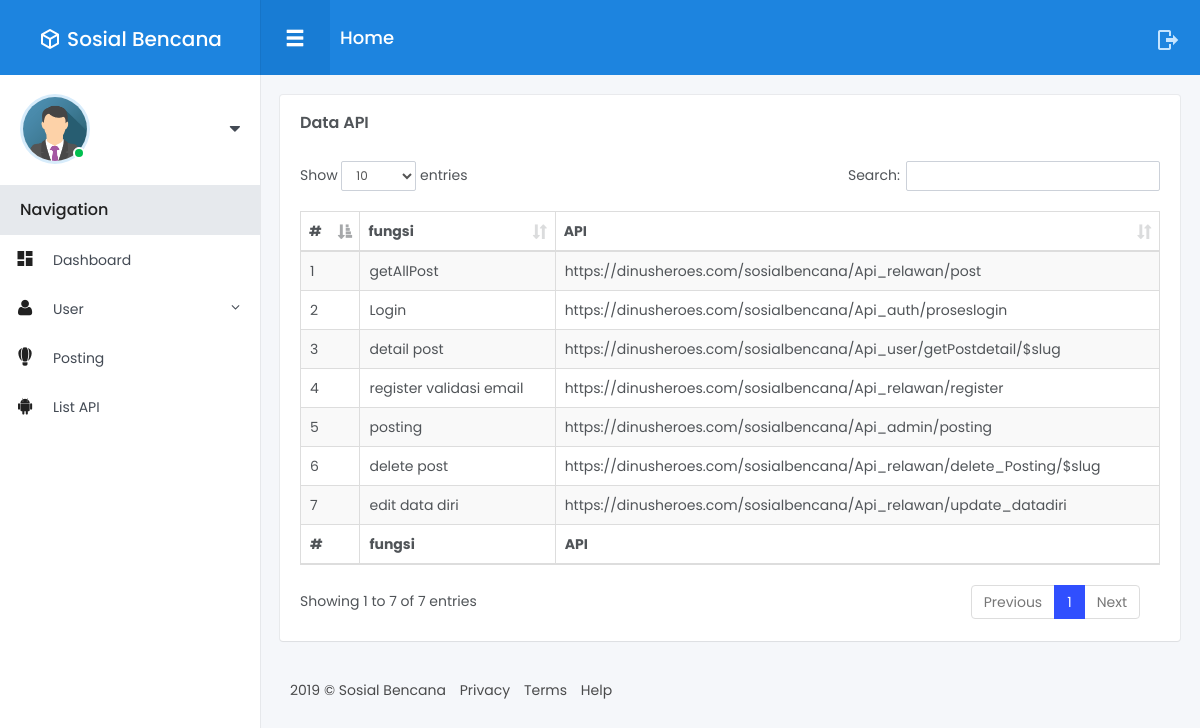
/index.php/admin/listAPI, run on an earlier commit of the app's database.
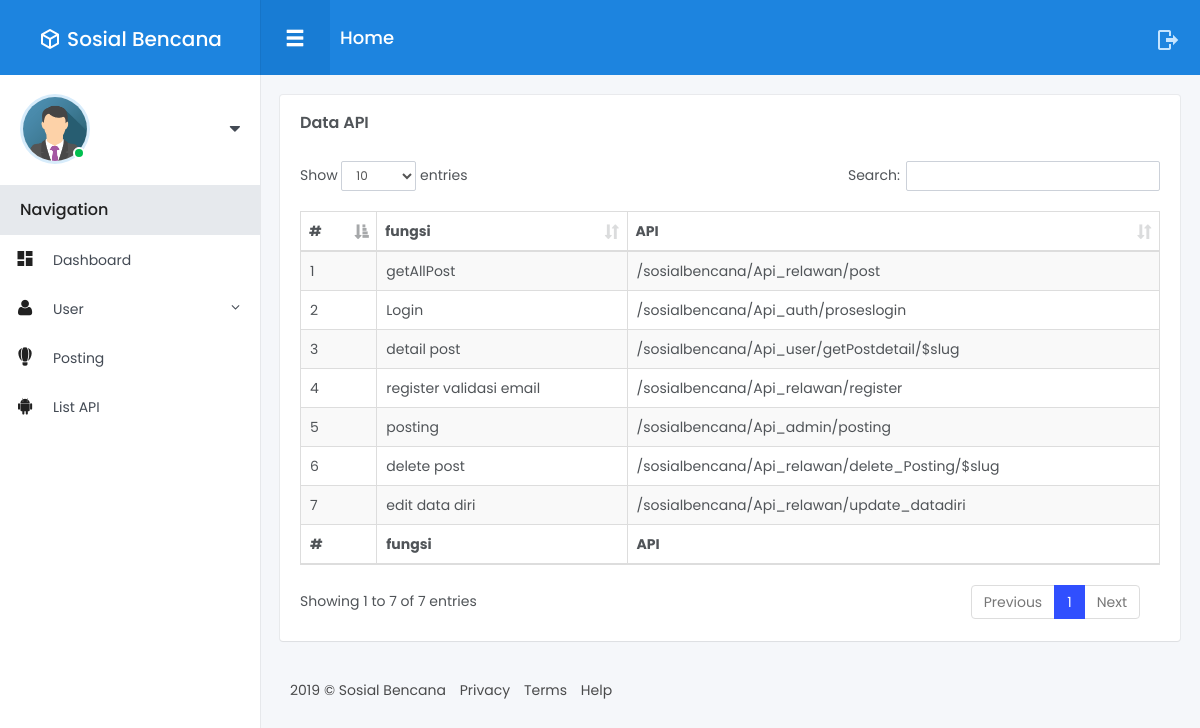
And on a later commit of the database.
### tables this page shows
CREATE TABLE `list_api` (
  `id` int(11) NOT NULL,
  `fungsi` varchar(50) NOT NULL,
  `api` varchar(250) NOT NULL
);

### application/controllers/Admin.php (called while the page is built, shortened)
<?php
class Admin extends CI_Controller {
	public function __construct()
	{
		$this->load->model('Admin_model');
		$this->load->model('Jumlah_model');
    }
    public function listAPI()
    {
        $data=array(
            'api'=>$this->Admin_model->get('list_api')
        );
        $this->load->view('Admin/listapi',$data);
    }
}

### index.php (called while the page is built, shortened)
<?php
require_once BASEPATH.'core/CodeIgniter.php';

### application/models/Admin_model.php (called while the page is built, shortened)
<?php
class Admin_model extends CI_Model {
    public function get($table)
    {
        $this->db->select('*');
        $this->db->from($table);
        return $this->db->get()->result_array();
    }
}

### application/views/Admin/listapi.php (the view, shortened to what this page needs)
<!DOCTYPE html>
<html lang="en">
<head>
</head>
<body>
<div class="main-menu">
	<header class="header">
	</header>
	<div class="content">
	</div>
</div>
<div class="fixed-navbar">
</div>
<div id="wrapper">
	<div class="main-content">
		<div class="row small-spacing">
            <div class="col-lg-12">
				<div class="box-content">
					<h4 class="box-title">Data API</h4>
					<table id="example" class="table table-striped table-bordered display" style="width:100%">
						<thead>
							<tr>
								<th>#</th>
								<th>fungsi</th>
								<th>API</th>
							</tr>
						</thead>
						<tfoot>
							<tr>
                                <th>#</th>
								<th>fungsi</th>
								<th>API</th>
							</tr>
						</tfoot>
						<tbody>
							<?php
							$no = 1;
							foreach($api as $api) {
							?>
							<tr>
								<td><?php echo $no++; ?></td>
								<td><?php echo $api['fungsi']; ?></td>
								<td><?php echo $api['api']; ?></td>
                            </tr>
							<?php } ?>
                        </tbody>
					</table>
				</div>
			</div>
		</div>
		<footer class="footer">
		</footer>
	</div>
</div>
</body>
</html>

What changed in the data, as far as the page shows it:
changed list_api "getAllPost": api "https://dinusheroes.com/sosialbencana/Api_relawan/post" → "/sosialbencana/Api_relawan/post"
changed list_api "Login": api "https://dinusheroes.com/sosialbencana/Api_auth/proseslogin" → "/sosialbencana/Api_auth/proseslogin"
changed list_api "detail post": api "https://dinusheroes.com/sosialbencana/Api_user/getPostdetail/$slug" → "/sosialbencana/Api_user/getPostdetail/$slug"
changed list_api "register validasi email": api "https://dinusheroes.com/sosialbencana/Api_relawan/register" → "/sosialbencana/Api_relawan/register"
changed list_api "posting": api "https://dinusheroes.com/sosialbencana/Api_admin/posting" → "/sosialbencana/Api_admin/posting"
changed list_api "delete post": api "https://dinusheroes.com/sosialbencana/Api_relawan/delete_Posting/$slug" → "/sosialbencana/Api_relawan/delete_Posting/$slug"
changed list_api "edit data diri": api "https://dinusheroes.com/sosialbencana/Api_relawan/update_datadiri" → "/sosialbencana/Api_relawan/update_datadiri"
